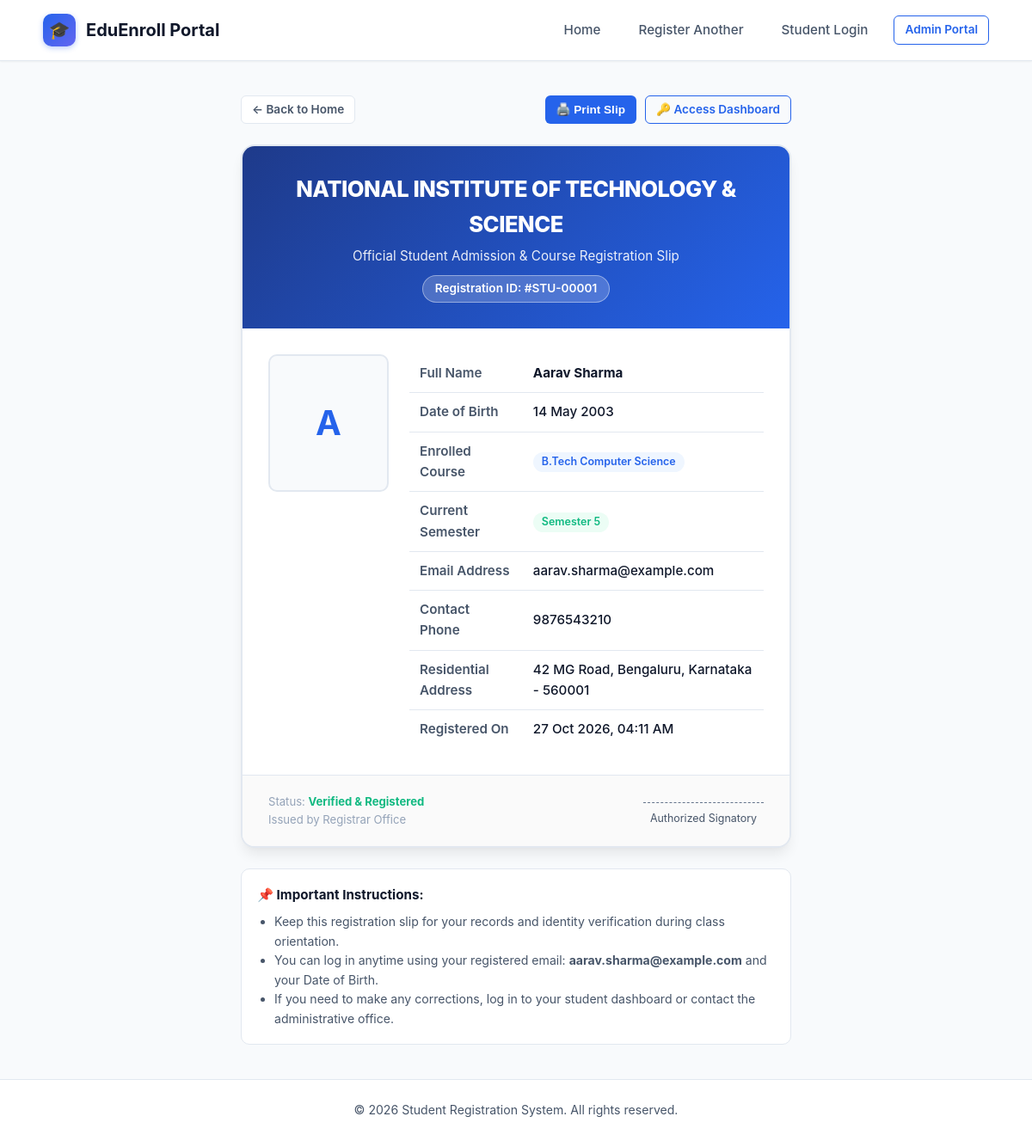
The page /student-registration/success.php (signed in) on the database its author committed.
### tables this page shows
CREATE TABLE IF NOT EXISTS `students` (
    `id` INT AUTO_INCREMENT PRIMARY KEY,
    `full_name` VARCHAR(100) NOT NULL,
    `dob` DATE NOT NULL,
    `email` VARCHAR(100) NOT NULL UNIQUE,
    `phone` VARCHAR(20) NOT NULL,
    `address` TEXT NOT NULL,
    `course` VARCHAR(100) NOT NULL,
    `semester` VARCHAR(20) NOT NULL,
    `created_at` TIMESTAMP DEFAULT CURRENT_TIMESTAMP
);

### student-registration/config/db.php (called while the page is built, shortened)
<?php
function format_date($dateStr) {
    $timestamp = strtotime($dateStr);
    return $timestamp ? date('d M Y', $timestamp) : htmlspecialchars($dateStr);
}

### student-registration/success.php (the view, shortened to what this page needs)
<?php
require_once __DIR__ . '/config/db.php';
$studentId = filter_input(INPUT_GET, 'id', FILTER_VALIDATE_INT);
if (!$studentId && !empty($_SESSION['new_student_id'])) {
    $studentId = $_SESSION['new_student_id'];
}
$stmt = $pdo->prepare("SELECT * FROM students WHERE id = ?");
$stmt->execute([$studentId]);
$student = $stmt->fetch();
$photoPath = null;
?>
<!DOCTYPE html>
<html lang="en">
<head>
    <link rel="stylesheet" href="css/style.css">
</head>
<body>
    <nav class="navbar no-print">
        <div class="container nav-wrapper">
            <a href="index.php" class="nav-brand">
                <div class="brand-icon">🎓</div>
                <span>EduEnroll Portal</span>
            </a>
            <ul class="nav-links">
                <li><a href="index.php" class="nav-link">Home</a></li>
                <li><a href="register.php" class="nav-link">Register Another</a></li>
                <li><a href="login.php" class="nav-link">Student Login</a></li>
                <li><a href="admin/login.php" class="btn btn-sm btn-outline-primary">Admin Portal</a></li>
            </ul>
        </div>
    </nav>
    <main class="main-content">
        <div class="container container-sm">
            <div style="display: flex; justify-content: space-between; align-items: center; margin-bottom: 24px;" class="no-print">
                <a href="index.php" class="btn btn-secondary btn-sm">← Back to Home</a>
                <div style="display: flex; gap: 10px;">
                    <button onclick="window.print()" class="btn btn-primary btn-sm">🖨️ Print Slip</button>
                    <a href="login.php" class="btn btn-outline-primary btn-sm">🔑 Access Dashboard</a>
                </div>
            </div>
            <div class="reg-card">
                <div class="reg-card-header">
                    <h2>NATIONAL INSTITUTE OF TECHNOLOGY & SCIENCE</h2>
                    <p>Official Student Admission & Course Registration Slip</p>
                    <div class="reg-badge">Registration ID: #STU-<?= str_pad($student['id'], 5, '0', STR_PAD_LEFT) ?></div>
                </div>
                <div class="reg-details-grid">
                    <div class="reg-photo-wrap">
                        <?php if ($photoPath): ?>
                            <img src="<?= htmlspecialchars($photoPath) ?>" alt="Student Photo">
                        <?php else: ?>
                            <div class="reg-photo-fallback">
                                <?= strtoupper(substr($student['full_name'], 0, 1)) ?>
                            </div>
                        <?php endif; ?>
                    </div>
                    <div>
                        <table class="detail-table">
                            <tr>
                                <td class="detail-label">Full Name</td>
                                <td class="detail-value"><strong><?= htmlspecialchars($student['full_name']) ?></strong></td>
                            </tr>
                            <tr>
                                <td class="detail-label">Date of Birth</td>
                                <td class="detail-value"><?= format_date($student['dob']) ?></td>
                            </tr>
                            <tr>
                                <td class="detail-label">Enrolled Course</td>
                                <td class="detail-value"><span class="badge badge-primary"><?= htmlspecialchars($student['course']) ?></span></td>
                            </tr>
                            <tr>
                                <td class="detail-label">Current Semester</td>
                                <td class="detail-value"><span class="badge badge-success"><?= htmlspecialchars($student['semester']) ?></span></td>
                            </tr>
                            <tr>
                                <td class="detail-label">Email Address</td>
                                <td class="detail-value"><?= htmlspecialchars($student['email']) ?></td>
                            </tr>
                            <tr>
                                <td class="detail-label">Contact Phone</td>
                                <td class="detail-value"><?= htmlspecialchars($student['phone']) ?></td>
                            </tr>
                            <tr>
                                <td class="detail-label">Residential Address</td>
                                <td class="detail-value"><?= nl2br(htmlspecialchars($student['address'])) ?></td>
                            </tr>
                            <tr>
                                <td class="detail-label">Registered On</td>
                                <td class="detail-value"><?= date('d M Y, h:i A', strtotime($student['created_at'])) ?></td>
                            </tr>
                        </table>
                    </div>
                </div>
                <div style="padding: 20px 30px; background: #fafafa; border-top: 1px solid var(--border-color); display: flex; justify-content: space-between; align-items: flex-end;">
                    <div style="font-size: 0.82rem; color: var(--text-muted);">
                        <p>Status: <strong style="color: var(--success);">Verified & Registered</strong></p>
                        <p>Issued by Registrar Office</p>
                    </div>
                    <div style="text-align: center; border-top: 1px dashed #64748b; padding-top: 4px; min-width: 140px;">
                        <span style="font-size: 0.78rem; color: var(--text-secondary);">Authorized Signatory</span>
                    </div>
                </div>
            </div>
            <div style="margin-top: 24px; padding: 18px; background: #ffffff; border-radius: var(--radius-md); border: 1px solid var(--border-color);" class="no-print">
                <h4 style="margin-bottom: 8px; color: var(--text-primary); font-size: 0.95rem;">📌 Important Instructions:</h4>
                <ul style="font-size: 0.88rem; color: var(--text-secondary); margin-left: 20px; line-height: 1.6;">
                    <li>Keep this registration slip for your records and identity verification during class orientation.</li>
                    <li>You can log in anytime using your registered email: <strong><?= htmlspecialchars($student['email']) ?></strong> and your Date of Birth.</li>
                    <li>If you need to make any corrections, log in to your student dashboard or contact the administrative office.</li>
                </ul>
            </div>
        </div>
    </main>
    <footer class="footer no-print">
        <div class="container">
            <p>&copy; <?= date('Y') ?> Student Registration System. All rights reserved.</p>
        </div>
    </footer>
</body>
</html>

### rows shown on the page
students: id "00001", full_name "A", full_name "Aarav Sharma", dob "14 May 2003", course "B.Tech Computer Science", semester "Semester 5", email "aarav.sharma@example.com", phone "9876543210", address "42 MG Road, Bengaluru, Karnataka - 560001", created_at "27 Oct 2026, 04:11 AM"
